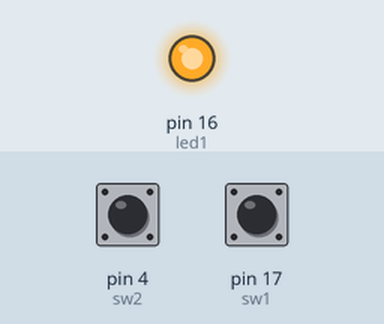
This sketch was run on a simulated Arduino Uno, built with avr-gcc and run on an emulated ATmega328P. Shown: output pins drawn as LEDs (lit = HIGH). The test bench sets the inputs (shaded band); at power-on: pin 4 (sw2) HIGH, pin 17 (sw1) HIGH. What the sketch prints to the serial monitor is not drawn.

Above: at 1.2 s.
1.3 s: pin 4 (sw2) pulled LOW for 0.15 s
At 1.37 s:
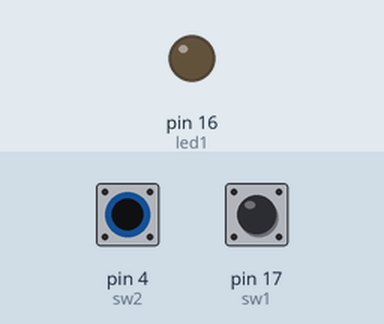
2.9 s: pin 4 (sw2) pulled LOW for 3.2 s
At 7.3 s:
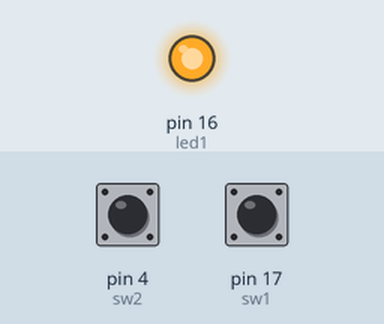
7.6 s: pin 17 (sw1) pulled LOW for 3.2 s
At 8.6 s:
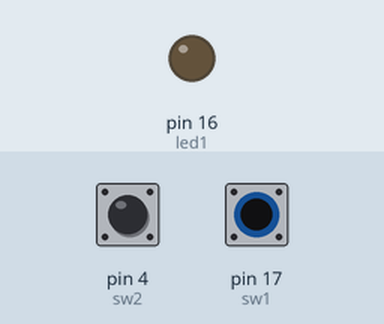
Timing chart, 0 to 12.3 s (numbered marks = the images above; inputs shaded):
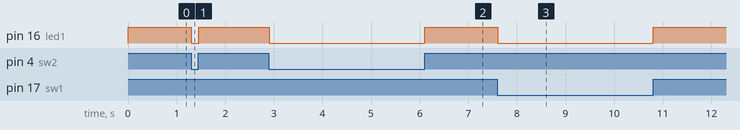

Measured:
- after the input at 1.3 s, pin 16 (led1): HIGH → LOW at once, → HIGH 0.15 s later
- after the input at 2.9 s, pin 16 (led1): HIGH → LOW at once, → HIGH 3.2 s later
- after the input at 7.6 s, pin 16 (led1): HIGH → LOW at once, → HIGH 3.2 s later

The sketch:

______3.ino
```cpp
#define sw1 17
#define sw2 4
#define led1 16
int sw11,sw22;
void setup() {
  Serial.begin(115200);
  pinMode(sw1,INPUT);
  pinMode(sw2,INPUT);
  pinMode(led1,OUTPUT);
}

void loop() {
   sw11=digitalRead(sw1);
   sw22=digitalRead(sw2);
 Serial.println(sw11);
 Serial.println(sw22);
 if(sw11 != sw22){
  digitalWrite(led1,LOW);
 }
 else{
  digitalWrite(led1,HIGH);
 }
}
```
